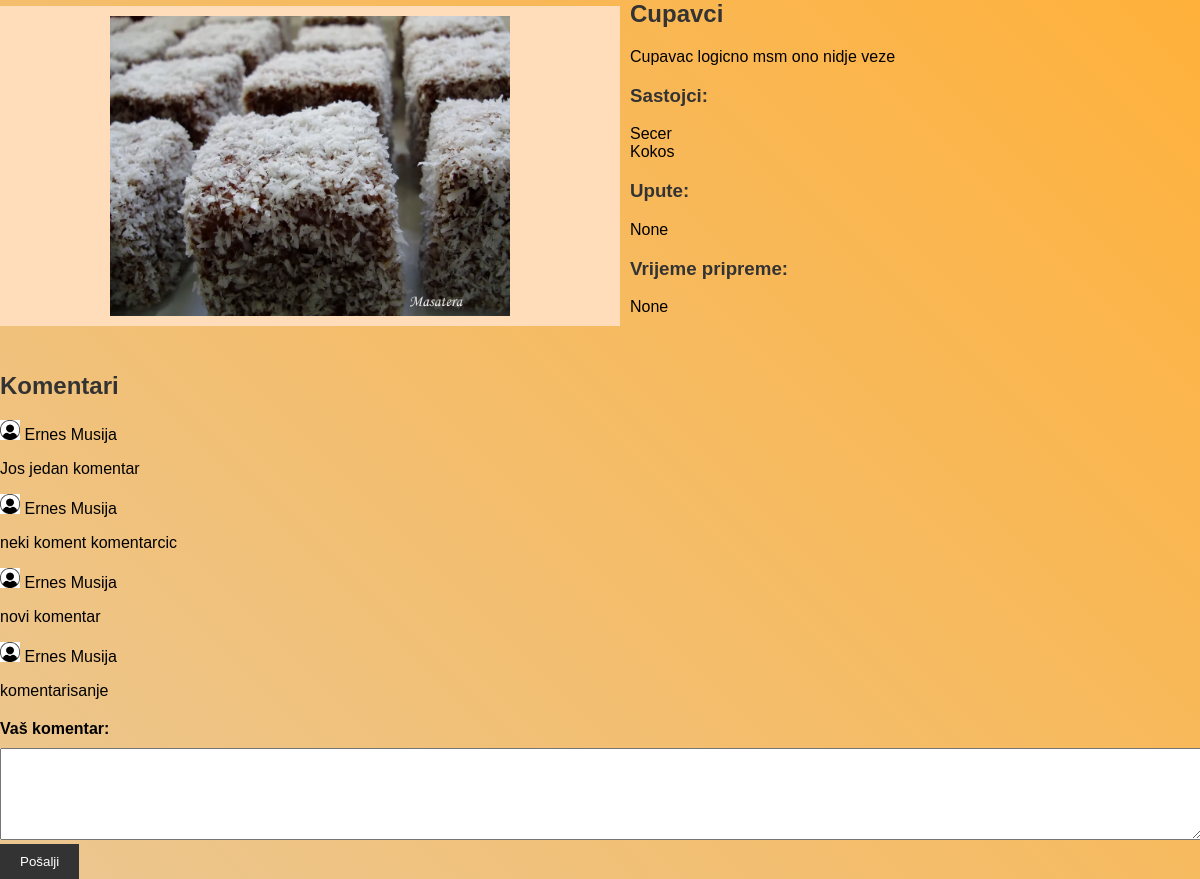
The page /prikazi_recept/2 on the database its author committed.
### ReceptiApp/models.py (models this page shows, shortened)
class Recept(models.Model):
    naziv = models.CharField(max_length=100)
    opis = models.CharField(max_length=500)
    uputa = models.CharField(max_length=1000, blank=True, null=True)
    vrijeme_pripreme = models.TimeField(blank=True, null=True)
    sastojci = models.ManyToManyField(Sastojak, through='SastojakRecept')
    slika = models.ImageField(blank=True, null=True, upload_to='images')

class Sastojak(models.Model):
    naziv = models.CharField(max_length=100)
    voce = 'V'
    povrce = 'P'
    meso = 'M'
    zitarice = 'Z'
    mlijecni_jaja = 'L'
    bilje_zacini = 'B'
    ostali = 'O'
    ulje_mast = 'U'
    tipovi = [
        (voce, 'Voce'),
        (povrce, 'Povrce'),
        (meso, 'Meso'),
        (zitarice, 'Zitarice'),
        (mlijecni_jaja, 'Mlijeko i jaja'),
        (bilje_zacini, 'Biljni i zacini'),
        (ulje_mast, 'Ulje i masti'),
        (ostali, 'Ostali'),
    ]
    tip = models.CharField(max_length=1, choices=tipovi, default=ostali)

class Komentar(models.Model):
    tekst = models.CharField(max_length=500)
    recept = models.ForeignKey(Recept, on_delete=models.CASCADE)
    user = models.ForeignKey(MyUser, on_delete=models.CASCADE)
    vrijeme = models.DateTimeField(auto_now_add=True)

class MyUser(AbstractBaseUser, PermissionsMixin):
    username = models.CharField(max_length=25, unique=True)
    password = models.CharField(max_length=250)
    email = models.EmailField(max_length=80, unique=True)
    name = models.CharField(max_length=25)
    surname = models.CharField(max_length=25)
    phone = models.CharField(max_length=15, blank=True)
    date_of_birth = models.DateField(blank=True, null=True)
    is_staff = models.BooleanField(default=False)
    is_active = models.BooleanField(default=False)
    objects = Manager()
    USERNAME_FIELD = 'email'
    REQUIRED_FIELDS = ['username', 'name', 'surname']

### ReceptiApp/views.py (the view)
# urls.py: path('prikazi_recept/<int:recept_id>', views.prikazi_recept, name="prikazi_recept"),
def prikazi_recept(request, recept_id):
    recept = Recept.objects.get(id=recept_id)
    if request.method == 'POST':
        komentar = request.POST['komentar']
        novi_komentar = Komentar.objects.create(tekst=komentar, user=request.user, recept=recept)
        novi_komentar.save()
        return redirect('prikazi_recept', recept_id=recept_id)
    komentari = Komentar.objects.filter(recept_id=recept_id)
    context = {
        'recept': recept,
        'komentari': komentari,
    }
    return render(request, 'prikazi_recept.html', context)

### templates/prikazi_recept.html (shortened to what this page needs)
{% load static %}
<!DOCTYPE html>
<html lang="en">
<head>
  <link rel="stylesheet" href="{% static 'prikazi_recept.css' %}">
</head>
<body>
  <div class="recipe-container">
    <div class="recipe-image">
      <img src="{{ recept.slika.url }}" alt="{{ recept.naziv }}">
    </div>
    <div class="recipe-info">
      <h2>{{ recept.naziv }}</h2>
      <p>{{ recept.opis }}</p>
      <h3>Sastojci:</h3>
      <ul>
        {% for sastojak in recept.sastojci.all %}
        <li>{{ sastojak.naziv }}</li>
        {% endfor %}
      </ul>
      <h3>Upute:</h3>
      <p>{{ recept.uputa }}</p>
      <h3>Vrijeme pripreme:</h3>
      <p>{{ recept.vrijeme_pripreme }}</p>
    </div>
  </div>
 <div class="comments-section">
    <h2>Komentari</h2>
   {% for komentar in komentari %}
    <div class="comment">
        <div class="user-info">
            <img class="user-icon" src="{% static 'slike/user_icon.png' %}" alt="User Icon">
            <span class="user-name">{{ komentar.user.name }} {{komentar.user.surname}}</span>
        </div>
         {% if user.is_authenticated and user == komentar.user %}
         <div class="comment-actions">
          <form action="{% url 'edit_komentar' komentar.id %}" method="POST">
            {% csrf_token %}
            <div class="edit-comment-section">
              <textarea class="edit-comment-input" name="new_text" rows="3">{{ komentar.tekst }}</textarea>
              <button class="edit-btn" type="submit">Edit</button>
            </div>
          </form>
          <form action="{% url 'izbrisi_komentar' komentar.id %}" method="POST">
            {% csrf_token %}
            <button class="delete-btn" type="submit">Delete</button>
          </form>
        </div>
        {% else %}
        <p>{{ komentar.tekst }}</p>
        {% endif %}
    </div>
    {% endfor %}
</div>
    <form action="" method="POST">
      <label for="message">Vaš komentar:</label>
      <textarea id="message" name="komentar" rows="6" required></textarea>
      <button type="submit">Pošalji</button>
    </form>
</body>
</html>

### static/prikazi_recept.css (style rules this page uses)
body { font-family: Arial, sans-serif; margin: 0; padding: 0; background: linear-gradient(45deg, #ebc792, #ffb13b); }
h2, h3 { color: #333333; }
.recipe-container { display: flex; align-items: center; }
.recipe-image { flex: 0 0 50%; }
.user-icon { width: 20px; height: 20px; }
.recipe-image img { max-width: 100%; height: auto; }
.recipe-info { flex: 0 0 50%; padding-left: 10px; }
.recipe-info h2 { font-size: 24px; margin-top: 0; }
.recipe-info p { margin-top: 0; }
.recipe-info ul { list-style: none; padding: 0; }
.comments-section { margin-top: 40px; }
.comments-section h2 { font-size: 24px; }
.comment { background-color: linear-gradient(45deg, #ebc792, #ffb13b); padding: 0; margin-bottom: 10px; }
form { margin-top: 20px; }
label { display: block; margin-bottom: 10px; font-weight: bold; }
textarea { width: 100%; padding: 0px; resize: vertical; }
button[type="submit"] { background-color: #333333; color: #ffffff; padding: 10px 20px; border: none; cursor: pointer; }
.recipe-image { flex: 0 0 50%; background-color: #FFDDBB; padding: 10px; display: flex; justify-content: center; align-items: center; }
.recipe-image img { max-width: 100%; height: auto; width: 400px; height: 300px; }

### rows shown on the page
Recept: slika (picture), naziv "Cupavci", opis "Cupavac logicno msm ono nidje veze", uputa "None", vrijeme_pripreme "None"
Sastojak: naziv "Secer"
Sastojak: naziv "Kokos"
Komentar: user.name "Ernes", user.surname "Musija", tekst "Jos jedan komentar"
Komentar: user.name "Ernes", user.surname "Musija", tekst "neki koment komentarcic"
Komentar: user.name "Ernes", user.surname "Musija", tekst "novi komentar"
Komentar: user.name "Ernes", user.surname "Musija", tekst "komentarisanje"
